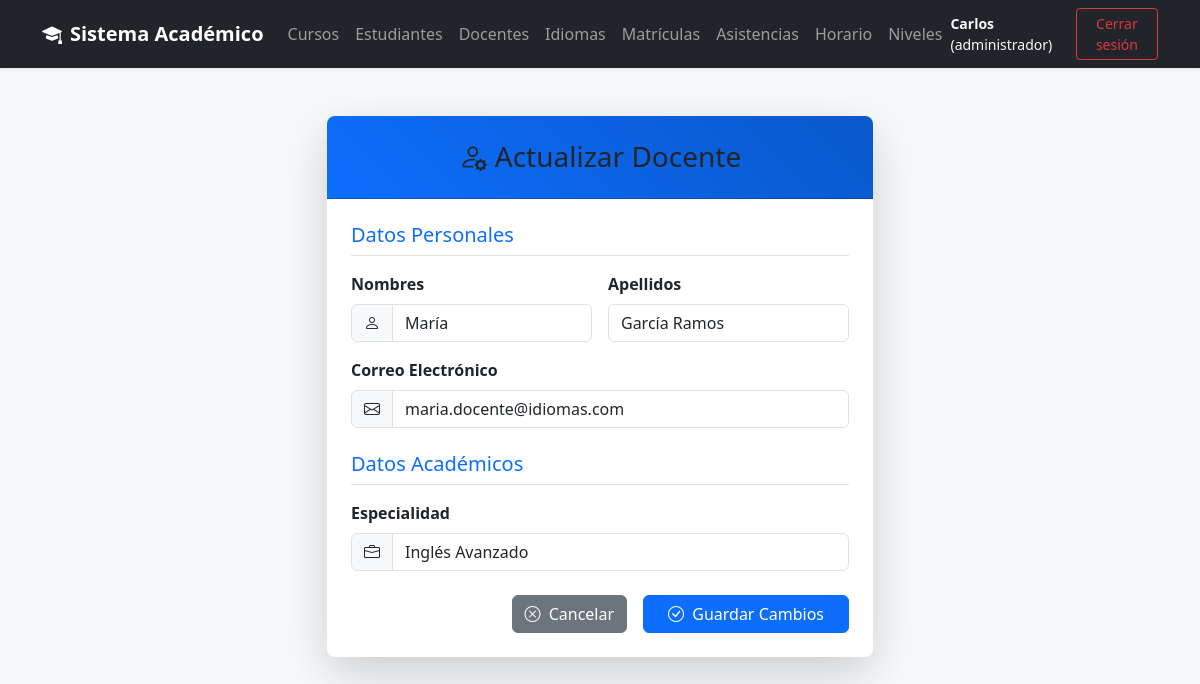
Screenshot of /views/docente/editar.php?id=2 (signed in) with the database file from the repository.
### tables this page shows
CREATE TABLE Docente (
    codigoDocente INT AUTO_INCREMENT PRIMARY KEY,
    especialidad VARCHAR(100),
    idUsuario INT UNIQUE NOT NULL,
    FOREIGN KEY (idUsuario) REFERENCES Usuario(idUsuario) ON DELETE CASCADE
);

CREATE TABLE Usuario (
    idUsuario INT AUTO_INCREMENT PRIMARY KEY,
    nombres VARCHAR(100) NOT NULL,
    apellidos VARCHAR(100) NOT NULL,
    email VARCHAR(120) UNIQUE NOT NULL,
    contraseña VARCHAR(255) NOT NULL,
    perfil VARCHAR(50) NOT NULL
);

### models/Docente.php (called while the page is built, shortened)
<?php
require_once __DIR__ .'/../config/conexion.php';
class Docente{
    private $conn;
    public function __construct()
    {
        $conexion = new Conexion();
        $this->conn = $conexion->iniciar();
    }
    public function obtenerPorId($idUsuario){
        $sql = "SELECT us.idUsuario, nombres, apellidos, email, codigoDocente, especialidad FROM docente do JOIN
        usuario us ON us.idUsuario=do.idUsuario where us.idUsuario=:idUsuario";
        $stmt = $this->conn->prepare($sql);
        $stmt->bindParam(':idUsuario',$idUsuario);
        $stmt->execute();
        return $stmt->fetch(PDO::FETCH_OBJ);
        return true;
    }
}

### config/conexion.php (called while the page is built)
<?php
class Conexion {
    private $dsn;
    private $username;
    private $password;
    private $options;
    private $conexion;
    public function __construct(
        string $host = "localhost",
        string $dbname = "InstitutoIdiomas",
        string $username = "root",
        string $password = ""
    ) {
        $this->dsn = "mysql:host={$host};dbname={$dbname};charset=utf8mb4";
        $this->username = $username;
        $this->password = $password;
        $this->options = [PDO::ATTR_ERRMODE => PDO::ERRMODE_EXCEPTION];
    }
    public function iniciar(): ?PDO {
        try {
            if ($this->conexion === null) {
                $this->conexion = new PDO(
                    $this->dsn,
                    $this->username,
                    $this->password,
                    $this->options
                );
            }
            return $this->conexion;
        } catch (PDOException $e) {
            throw new Exception("Error en la conexión a la base de datos: " . $e->getMessage());
        }
    }
}

### views/docente/editar.php (the view, shortened to what this page needs)
<?php
require_once '../../models/Docente.php';
$docente = new Docente();
$datos = $docente->obtenerPorId($_GET['id']);
?>
<!DOCTYPE html>
<html lang="es">
<head>
    <link href="https://cdn.jsdelivr.net/npm/bootstrap@5.3.3/dist/css/bootstrap.min.css" rel="stylesheet">
    <link rel="stylesheet" href="https://cdn.jsdelivr.net/npm/bootstrap-icons@1.11.3/font/bootstrap-icons.min.css">
</head>
<body>
<?php require_once("../layout/header.php");?>
    <div class="container mt-5 mb-5">
        <div class="row justify-content-center">
            <div class="col-md-8 col-lg-6">
                <div class="card shadow-lg border-0 rounded-3">
                    <div class="card-header card-header-custom p-4 rounded-top-3">
                        <h3 class="mb-0 text-center"><i class="bi bi-person-gear me-2"></i>Actualizar Docente</h3>
                    </div>
                    <div class="card-body p-4">
                        <form action="../../controllers/DocenteController.php" method="POST">
                            <h5 class="text-primary mb-3 border-bottom pb-2">Datos Personales</h5>
                            <div class="row g-3 mb-3">
                                <div class="col-md-6">
                                    <label class="form-label fw-bold">Nombres</label>
                                    <div class="input-group">
                                        <span class="input-group-text"><i class="bi bi-person"></i></span>
                                        <input type="text" class="form-control" name="nombres" value="<?php echo $datos->nombres?>" required>
                                    </div>
                                </div>
                                <div class="col-md-6">
                                    <label class="form-label fw-bold">Apellidos</label>
                                    <input type="text" class="form-control" name="apellidos" value="<?php echo $datos->apellidos?>" required>
                                </div>
                            </div>
                            <div class="mb-3">
                                <label class="form-label fw-bold">Correo Electrónico</label>
                                <div class="input-group">
                                    <span class="input-group-text"><i class="bi bi-envelope"></i></span>
                                    <input type="email" class="form-control" name="email" value="<?php echo $datos->email?>" required>
                                </div>
                            </div>
                            <h5 class="text-primary mb-3 mt-4 border-bottom pb-2">Datos Académicos</h5>
                            <div class="mb-4">
                                <label class="form-label fw-bold">Especialidad</label>
                                <div class="input-group">
                                    <span class="input-group-text"><i class="bi bi-briefcase"></i></span>
                                    <input type="text" class="form-control" name="especialidad" value="<?php echo $datos->especialidad?>" required>
                                </div>
                            </div>
                            <div class="d-grid gap-2 d-md-flex justify-content-md-end">
                                <a href="listar.php" class="btn btn-secondary me-md-2">
                                    <i class="bi bi-x-circle me-1"></i> Cancelar
                                </a>
                                <button type="submit" class="btn btn-primary px-4">
                                    <i class="bi bi-check-circle me-1"></i> Guardar Cambios
                                </button>
                            </div>
                        </form>
                    </div>
                </div>
                </div>
        </div>
    </div>
</body>
</html>

### views/docente/editar.php (style rules this page uses)
body { background-color: #f8f9fa; }
.card-header-custom { background: linear-gradient(45deg, #0d6efd, #0a58ca); color: white; }

### views/layout/header.php (style rules this page uses)
body { background: #f8f9fa; }

### rows the page displays
docente: nombres "María", apellidos "García Ramos", email "maria.docente@idiomas.com", especialidad "Inglés Avanzado"

### other values shown
$_SESSION['nombres'] "Carlos"
$_SESSION['perfil'] "administrador"
